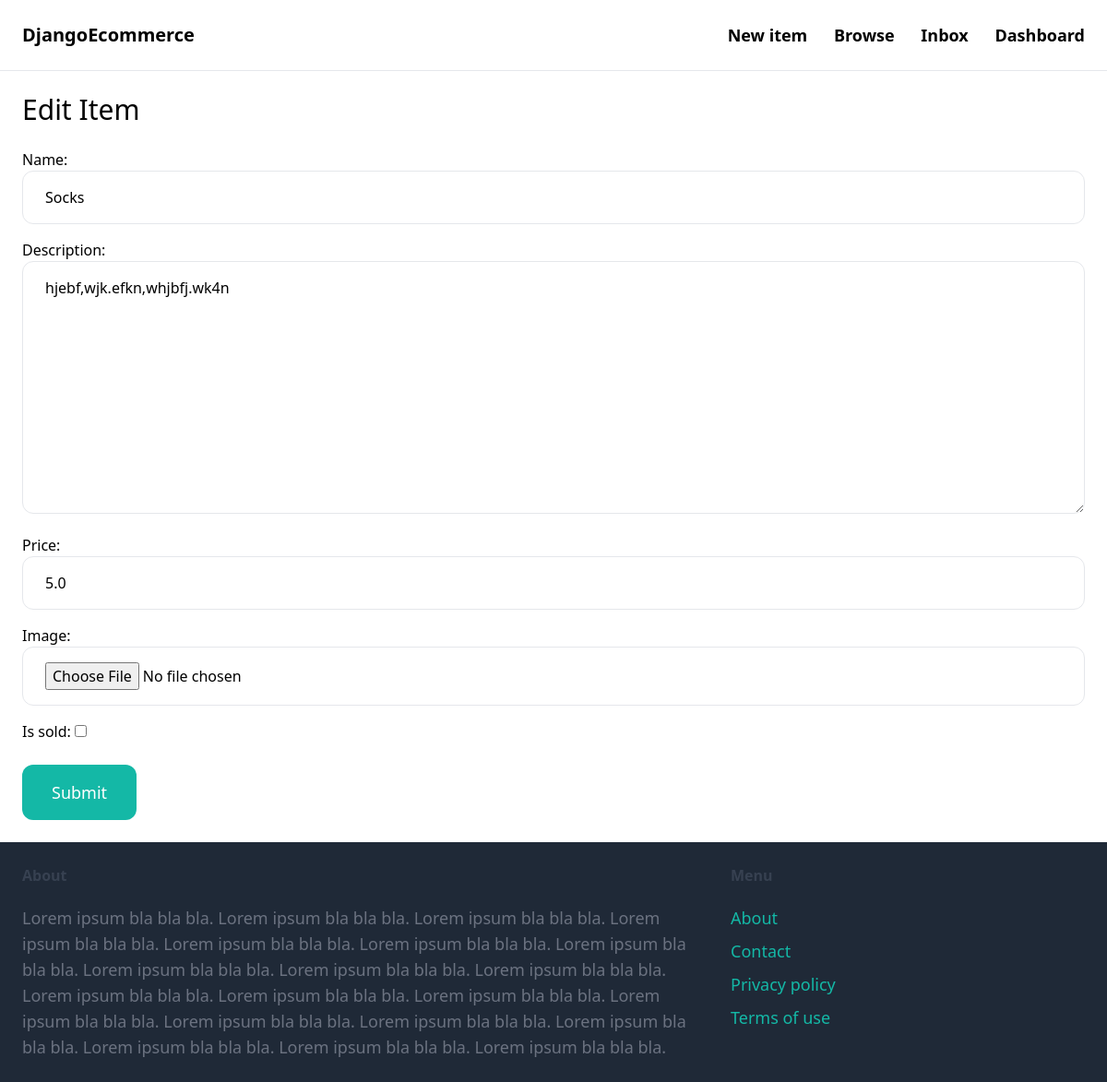
Screenshot of /items/4/edit/ (signed in) with the database file from the repository.
### item/models.py (models this page shows, shortened)
class Item(models.Model):
    category = models.ForeignKey(Category, related_name='items', on_delete=models.CASCADE)
    name = models.CharField(max_length=255)
    description = models.TextField(blank=True, null=True)
    price = models.FloatField()
    image = models.ImageField(upload_to='item_images', blank=True, null= True)
    is_sold = models.BooleanField(default= False)
    created_by = models.ForeignKey(User, related_name='items', on_delete=models.CASCADE)
    created_at = models.DateTimeField(auto_now_add=True)

### item/views.py (the view)
# urls.py: path('<int:item_id>/edit/', views.edit, name='edit'),
@login_required
def edit(request, item_id):
    item = get_object_or_404(Item, id = item_id, created_by = request.user)
    if request.method == 'POST':
        form = EditItem(request.POST, request.FILES, instance=item)
        if form.is_valid():
            form.save()
            return redirect('item:detail', item_id=item.id)
    else:
        form = EditItem(instance=item)
    return render(request, 'item/form.html', {
        'form': form,
        'title': 'Edit Item',
    })

### item/forms.py
class EditItem(forms.ModelForm):
    class Meta:
        model = Item
        fields = ('name', 'description', 'price', 'image', 'is_sold')
        widgets =  {
            'name': forms.TextInput(attrs={
                'class': INPUT_CLASSES
            }),
            'description': forms.Textarea(attrs={
                'class': INPUT_CLASSES
            }),
            'price': forms.TextInput(attrs={
                'class': INPUT_CLASSES
            }),
            'image': forms.FileInput(attrs={
                'class': INPUT_CLASSES
            }),
        }

### item/templates/item/form.html (shortened to what this page needs)
{% extends 'core/base.html' %}
{% block content %}
<h1 class="mb-6 text-3xl">{{ title }}</h1>
<form method="post" action="." enctype="multipart/form-data">
    <div class="space-y-4">
        {{ form.as_p }}
    </div>
    <button class="mt-6 py-4 px-8 text-lg bg-teal-500 hover:bg-teal-700 rounded-xl text-white">
        Submit
    </button>
</form>
{% endblock  %}

### rows the page displays
Item: name "Socks", description "hjebf,wjk.efkn,whjbfj.wk4n", price "5.0"

### other values shown
{{ title }} "Edit Item"
